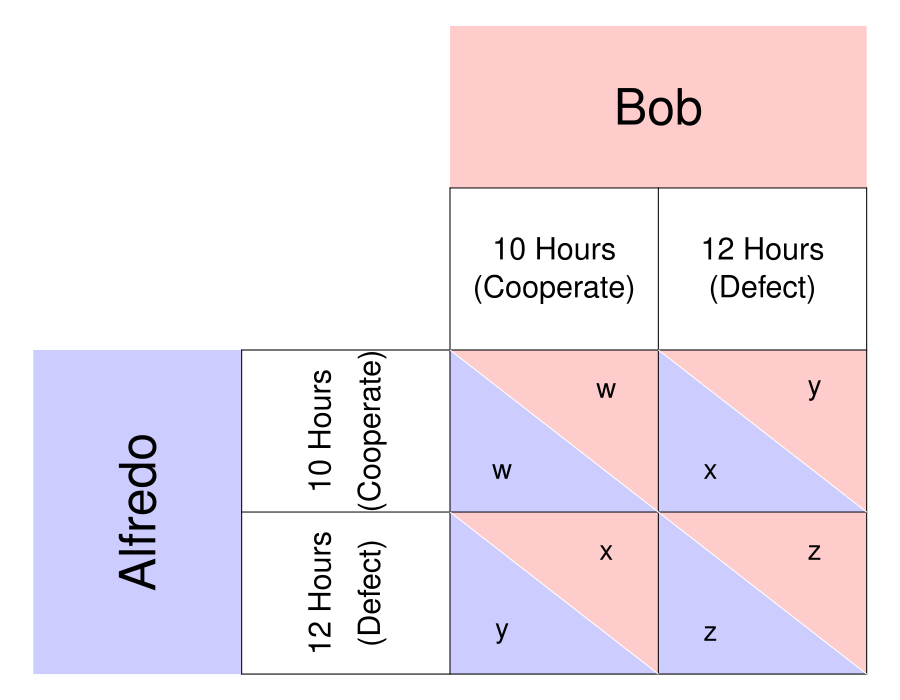

Write R code to recreate this figure.
require(ggplot2)
require(shape)
pdf(file = "society/matrix_fishermen_general_nosoln.pdf", width = 9, height = 7)

par(mar =  c(0, 0, 0, 0))
xlims <- c(0, 8)
ylims <- c(0, 8)

#TextSizes
PlayerSize <- 3
StratSize <- 1.8
PayoffSize <- 1.7
p1fadelevel <- 0.2
p2fadelevel <- 0.2

#Payoffs are listed as c("NW", "SW", "NE", "SE")

#Considerations for Player 1
P1Name <- c("Alfredo")
P1Strat <- c("10 hours", "12 hours")
P1Strat2 <- c("(Cooperate)", "(Defect)")
P1Payoffs <- c("w", "y", "x", "z")
P1BR1 <- c("SW") #Must be NW or SW - the BR prints accordingly. 
P1BR2 <- c("SE") #Must be NE or SE - the BR prints accordingly. 
P1bestsize <- 2.5 #Adjusts size of point indicating best response of P1
#NW = (5, 3); SW = (5,1); NE = (7, 3); SE = (7, 1)

#Considerations for Player 2
P2Name <- c("Bob")
P2Strat <- c("10 hours", "12 hours")
P2Strat2 <- c("(Cooperate)", "(Defect)")
P2Payoffs <- c("w", "x", "y", "z")
P2BR1 <- c("NE") #Must be NW or SW - the BR prints accordingly. 
P2BR2 <- c("SE") #Must be NE or SE - the BR prints accordingly. 
P2bestsize <- 4 #Adjusts size of circle indicating best response of P1

plot(0, 0, xlim = xlims, ylim = ylims, type = "n",
     xlab = expression(""),
     ylab = expression(""),
     xaxt = "n", 
     yaxt = "n", 
     cex.lab = 2, 
     bty = "n")



#Color and label for Player 1 and their strategies
polygon(c(0,0,2,2,0), c(0,4,4,0,0), col=rgb(0, 0, 1, p1fadelevel), density=NULL, border = NA)
text(1, 2, P1Name[1], srt = 90, cex = PlayerSize)

text(2.75, 3, P1Strat[1], cex = StratSize, srt = 90)
text(3.25, 3, P1Strat2[1], cex = StratSize, srt = 90)
text(2.75, 1, P1Strat[2], cex = StratSize, srt = 90)
text(3.25, 1, P1Strat2[2], cex = StratSize, srt = 90)


#Color and label for Player 2
polygon(c(4,4,8,8,4), c(8,6,6,8,8), col=rgb(1, 0, 0, p2fadelevel), density=NULL, border = NA)
text(6, 7, P2Name[1], cex = PlayerSize)

text(5, 5.25, P2Strat[1], cex = StratSize)
text(5, 4.75, P2Strat2[1], cex = StratSize)
text(7, 5.25, P2Strat[2], cex = StratSize)
text(7, 4.75, P2Strat2[2], cex = StratSize)

#NorthWest cell 
#P1
polygon(c(4,4,6,4), c(4,2,2,4), col=rgb(0, 0, 1, p1fadelevel), density=NULL, border = NA)
#P2
polygon(c(4,6,6,4), c(4,4,2,4), col=rgb(1, 0, 0, p2fadelevel), density=NULL, border = NA)

#P1
text(4.5, 2.5, P1Payoffs[1], cex = PayoffSize)
#P2
text(5.5, 3.5, P2Payoffs[1], cex = PayoffSize)

#SouthWest cell  
#P1
polygon(c(4,4,6,4), c(2,0,0,2), col=rgb(0, 0, 1, p1fadelevel), density=NULL, border = NA)
#P2
polygon(c(4,6,6,4), c(2,2,0,2), col=rgb(1, 0, 0, p2fadelevel), density=NULL, border = NA)

#P1
text(4.5, 0.5, P1Payoffs[2], cex = PayoffSize)
#P2
text(5.5, 1.5, P2Payoffs[2], cex = PayoffSize)


#NorthEast cell 
#P1
polygon(c(6,6,8,6), c(4,2,2,4), col=rgb(0, 0, 1, p1fadelevel), density=NULL, border = NA)
#P2
polygon(c(6,8,8,6), c(4,4,2,4), col=rgb(1, 0, 0, p2fadelevel), density=NULL, border = NA)
#P1
text(6.5, 2.5, P1Payoffs[3], cex = PayoffSize)
#P2
text(7.5, 3.5, P2Payoffs[3], cex = PayoffSize)

#SouthEast cell 
#P1
polygon(c(6,6,8,6), c(2,0,0,2), col=rgb(0, 0, 1, p1fadelevel), density=NULL, border = NA)
#P2
polygon(c(6,8,8,6), c(2,2,0,2), col=rgb(1, 0, 0, p2fadelevel), density=NULL, border = NA)
#P1
text(6.5, 0.5, P1Payoffs[4], cex = PayoffSize)
#P2
text(7.5, 1.5, P2Payoffs[4], cex = PayoffSize)


#Lines for the Table
segments(8, 0, 8, 6, lty = 1, col = "black")
segments(4, 6, 8, 6, lty = 1, col = "black")
segments(2, 0, 2, 4, lty = 1, col = "black")
segments(2, 0, 8, 0, lty = 1, col = "black")
segments(2, 4, 8, 4, lty = 1, col = "black")
segments(4, 0, 4, 6, lty = 1, col = "black")
segments(2, 2, 8, 2, lty = 1, col = "black")
segments(6, 0, 6, 6, lty = 1, col = "black")

#Diagonals
#NW
segments(4, 4, 6, 2, lty = 1, col = "white")
#NE
segments(6, 4, 8, 2, lty = 1, col = "white")
#SW
segments(4, 2, 6, 0, lty = 1, col = "white")
#Se
segments(6, 2, 8, 0, lty = 1, col = "white")

# 
# #Best responses 
# #P1 
# if (P1BR1[1] == "NW"){
#   points(5, 3, pch = 16, col = "black", cex = P1bestsize)
# } else{points(5, 1, pch = 16, col = "black", cex = P1bestsize)
# }
# 
# if (P1BR2[1] == "NE"){
#   points(7, 3, pch = 16, col = "black", cex = P1bestsize)
# } else{points(7, 1, pch = 16, col = "black", cex = P1bestsize)
# }
# 
# 
# #P2
# if (P2BR1[1] == "NW"){
#   points(5, 3, pch = 1, col = "black", cex = P2bestsize)
# } else{points(7, 3, pch = 1, col = "black", cex = P2bestsize)
# }
# 
# if (P2BR2[1] == "SW"){
#   points(5, 1, pch = 1, col = "black", cex = P2bestsize)
# } else{points(7, 1, pch = 1, col = "black", cex = P2bestsize)
# }

dev.off()
